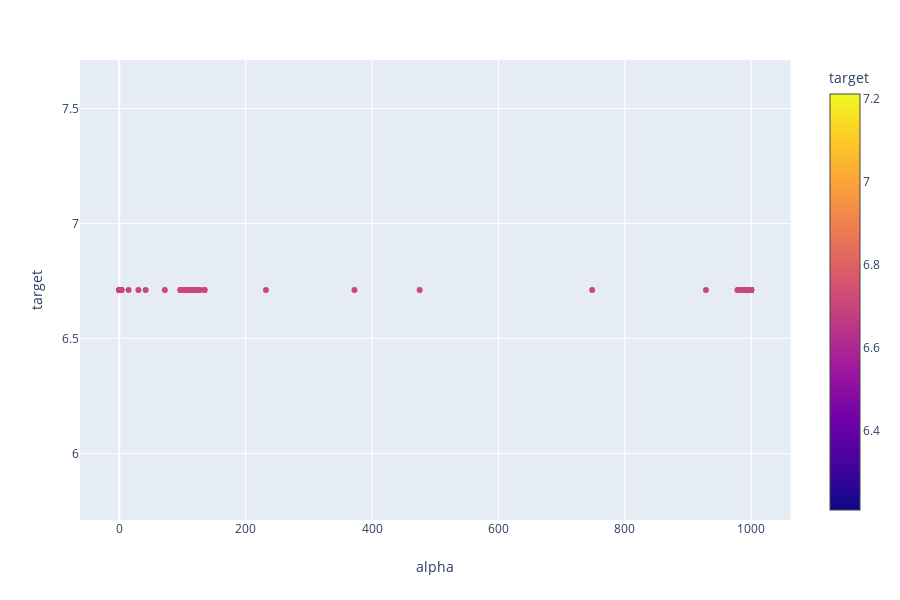

This figure's notebook cell:
### Code cell
px.scatter(df, x="alpha", y="target", color="target")

### Figure 1 — Plotly figure (JSON) as saved in the notebook; plotly's stock layout.template omitted (floating-point values rounded to 4 significant figures; data arrays with more than 128 entries replaced by an {"elided": "..."} marker saying what was removed)
{"data": [{"hoverlabel": {"namelength": 0}, "hovertemplate": "alpha=%{x}<br>target=%{marker.color}", "legendgroup": "", "marker": {"color": {"elided": "210 float values"}, "coloraxis": "coloraxis", "symbol": "circle"}, "mode": "markers", "name": "", "showlegend": false, "type": "scatter", "x": {"elided": "210 float values"}, "xaxis": "x", "y": {"elided": "210 float values"}, "yaxis": "y"}], "layout": {"coloraxis": {"colorbar": {"title": {"text": "target"}}, "colorscale": [[0, "#0d0887"], [0.1111, "#46039f"], [0.2222, "#7201a8"], [0.3333, "#9c179e"], [0.4444, "#bd3786"], [0.5556, "#d8576b"], [0.6667, "#ed7953"], [0.7778, "#fb9f3a"], [0.8889, "#fdca26"], [1, "#f0f921"]]}, "height": 600, "legend": {"tracegroupgap": 0}, "margin": {"t": 60}, "xaxis": {"anchor": "y", "domain": [0, 0.98], "title": {"text": "alpha"}}, "yaxis": {"anchor": "x", "domain": [0, 1], "title": {"text": "target"}}}}
